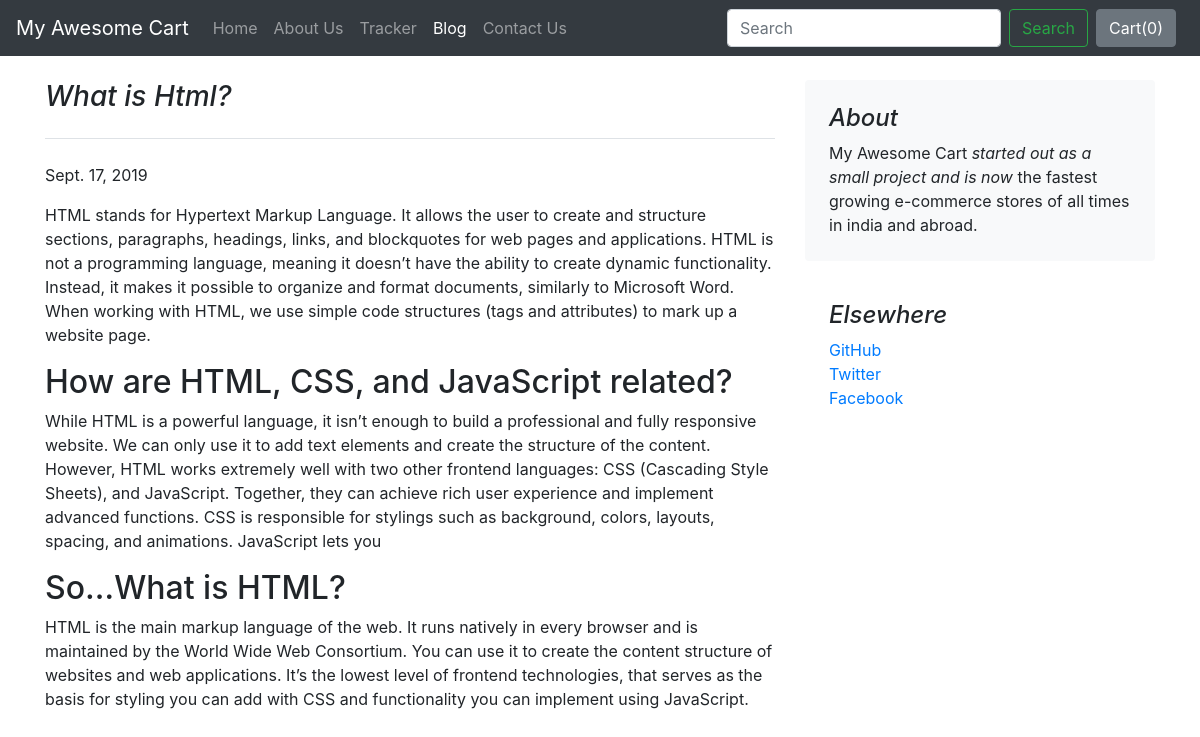
The page /blog/blogpost/6 on the database its author committed.
### blog/models.py (models this page shows)
class Blogpost(models.Model):
    post_id = models.AutoField(primary_key=True)
    title = models.CharField(max_length=50)
    head0 = models.CharField(max_length=500,default="")
    chead0 = models.CharField(max_length=5000, default="")
    head1 = models.CharField(max_length=500, default="")
    chead1 = models.CharField(max_length=5000, default="")
    head2 = models.CharField(max_length=500, default="")
    chead2 = models.CharField(max_length=5000, default="")
    pub_date = models.DateField()
    thumbnail = models.ImageField(upload_to="shop/images", default="")
    def __str__(self):
        return self.title

### blog/views.py (the view)
# urls.py: path("blogpost/<int:id>", views.blogpost, name="blogHome")
def blogpost(request, id):
    post = Blogpost.objects.filter(post_id = id)[0]
    print(post)
    return render(request, 'blog/blogpost.html',
                  {'post':post})

### blog/templates/blog/blogpost.html (shortened to what this page needs)
{% extends 'blog/basic.html' %}
{% block body %}
<div class="container">
    <div class="row mt-4">
        <div class="col-md-8 blog-main">
            <h3 class="pb-4 mb-4 font-italic border-bottom">
                {{post.title}}
            </h3>
            <div class="blog-post">
                <p class="blog-post-meta">{{post.pub_date}} </p>
                <p>{{post.chead0}}</p>
                <h2>{{post.head1}}</h2>
                <p>{{post.chead1}}</p>
                <h2>{{post.head2}}</h2>
                <p>{{post.chead2}}</p>
            </div>
        </div>
        <aside class="col-md-4 blog-sidebar">
            <div class="p-4 mb-3 bg-light rounded">
                <h4 class="font-italic">About</h4>
                <p class="mb-0">My Awesome Cart <em>started out as a small project and is now</em> the fastest growing e-commerce stores of all times in india and abroad.</p>
            </div>
            <div class="p-4">
                <h4 class="font-italic">Elsewhere</h4>
                <ol class="list-unstyled">
                    <li><a href="#">GitHub</a></li>
                    <li><a href="#">Twitter</a></li>
                    <li><a href="#">Facebook</a></li>
                </ol>
            </div>
        </aside>
    </div>
</div>
{% endblock %}

### rows shown on the page
Blogpost: title "What is Html?", pub_date "Sept. 17, 2019", chead0 "HTML stands for Hypertext Markup Language. It allows the user to create and structure sections, paragraphs, headings, links, and blockquotes for web pages and applications. HTML is not a programming language, meaning it doesn’t have the ability to create dynamic functionality. Instead, it makes it possible to organize and format documents, similarly to Microsoft Word. When working with HTML, we use simple code structures (tags and attributes) to mark up a website page.", head1 "How are HTML, CSS, and JavaScript related?", chead1 "While HTML is a powerful language, it isn’t enough to build a professional and fully responsive website. We can only use it to add text elements and create the structure of the content. However, HTML works extremely well with two other frontend languages: CSS (Cascading Style Sheets), and JavaScript. Together, they can achieve rich user experience and implement advanced functions. CSS is responsible for stylings such as background, colors, layouts, spacing, and animations. JavaScript lets you", head2 "So…What is HTML?", chead2 "HTML is the main markup language of the web. It runs natively in every browser and is maintained by the World Wide Web Consortium. You can use it to create the content structure of websites and web applications. It’s the lowest level of frontend technologies, that serves as the basis for styling you can add with CSS and functionality you can implement using JavaScript."
